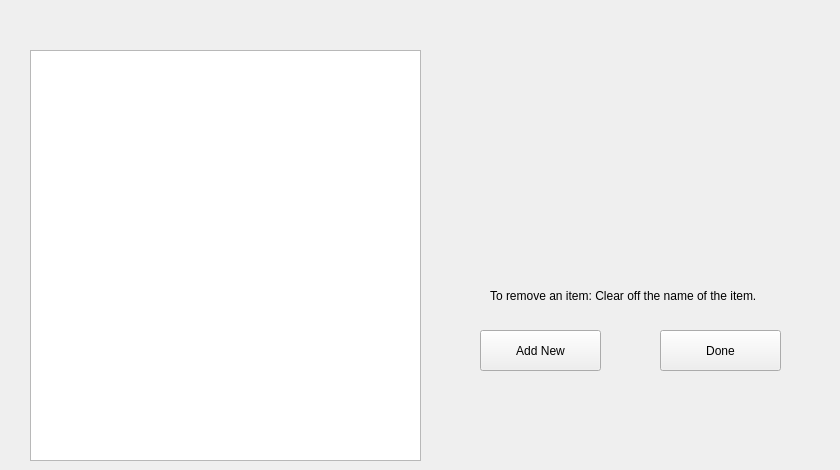
    <widget class="QWidget" name="modPageForSouvenir">
     <widget class="QTableWidget" name="modSouvenirTable">
      <property name="geometry">
       <rect>
        <x>30</x>
        <y>50</y>
        <width>391</width>
        <height>411</height>
       </rect>
      </property>
     </widget>
     <widget class="QLabel" name="label_15">
      <property name="geometry">
       <rect>
        <x>470</x>
        <y>60</y>
        <width>301</width>
        <height>201</height>
       </rect>
      </property>
      <property name="text">
       <string>&lt;html&gt;&lt;head/&gt;&lt;body&gt;&lt;p&gt;&lt;img src=&quot;:/logos/souvenirsLogo.jpeg&quot;/&gt;&lt;/p&gt;&lt;/body&gt;&lt;/html&gt;</string>
      </property>
     </widget>
     <widget class="QPushButton" name="modSAddNewButton">
      <property name="geometry">
       <rect>
        <x>480</x>
        <y>330</y>
        <width>121</width>
        <height>41</height>
       </rect>
      </property>
      <property name="text">
       <string>Add New</string>
      </property>
     </widget>
     <widget class="QPushButton" name="modSDoneButton">
      <property name="geometry">
       <rect>
        <x>660</x>
        <y>330</y>
        <width>121</width>
        <height>41</height>
       </rect>
      </property>
      <property name="text">
       <string>Done</string>
      </property>
     </widget>
     <widget class="QLabel" name="label">
      <property name="geometry">
       <rect>
        <x>490</x>
        <y>280</y>
        <width>341</width>
        <height>31</height>
       </rect>
      </property>
      <property name="text">
       <string>To remove an item: Clear off the name of the item.</string>
      </property>
     </widget>
    </widget>
